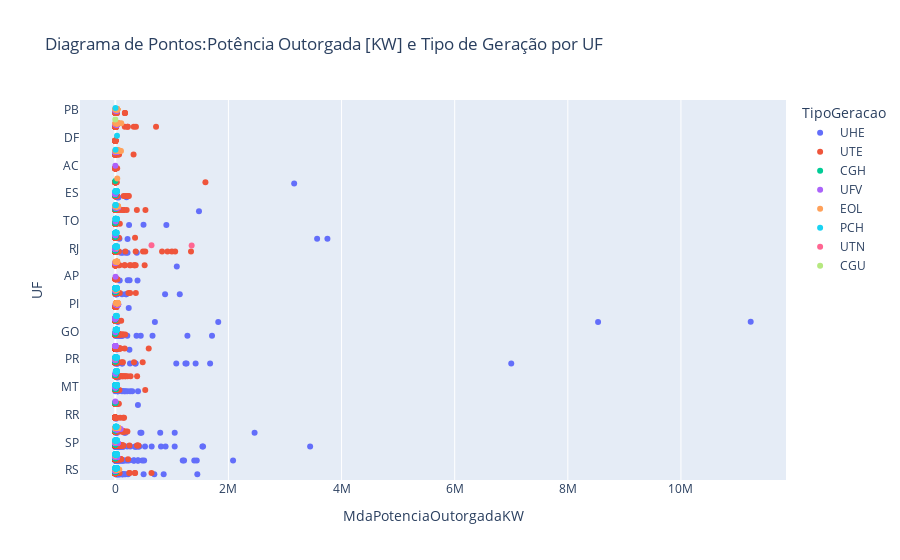

Notebook cell for this chart:
### Code cell
title_strip = "Diagrama de Pontos:Potência Outorgada [KW] e Tipo de Geração por UF"

title_strip_export = "Strip"+github

fig_Strip = px.strip(df_ger, title=title_strip, x="MdaPotenciaOutorgadaKW", y="UF", orientation="h", color="TipoGeracao")
fig_Strip.show()

plt.offline.plot(fig_Strip, filename = title_strip_export)

### Figure 1 — Plotly figure (JSON) as saved in the notebook; plotly's stock layout.template omitted (floating-point values rounded to 4 significant figures; data arrays with more than 128 entries replaced by an {"elided": "..."} marker saying what was removed)
{"data": [{"alignmentgroup": "True", "boxpoints": "all", "fillcolor": "rgba(255,255,255,0)", "hoveron": "points", "hovertemplate": "TipoGeracao=UHE<br>MdaPotenciaOutorgadaKW=%{x}<br>UF=%{y}<extra></extra>", "legendgroup": "UHE", "line": {"color": "rgba(255,255,255,0)"}, "marker": {"color": "#636efa"}, "name": "UHE", "offsetgroup": "UHE", "orientation": "h", "pointpos": 0, "showlegend": true, "type": "box", "x": {"elided": "218 int values"}, "x0": " ", "xaxis": "x", "y": {"elided": "218 str values"}, "y0": " ", "yaxis": "y"}, {"alignmentgroup": "True", "boxpoints": "all", "fillcolor": "rgba(255,255,255,0)", "hoveron": "points", "hovertemplate": "TipoGeracao=UTE<br>MdaPotenciaOutorgadaKW=%{x}<br>UF=%{y}<extra></extra>", "legendgroup": "UTE", "line": {"color": "rgba(255,255,255,0)"}, "marker": {"color": "#EF553B"}, "name": "UTE", "offsetgroup": "UTE", "orientation": "h", "pointpos": 0, "showlegend": true, "type": "box", "x": {"elided": "3100 float values"}, "x0": " ", "xaxis": "x", "y": {"elided": "3100 str values"}, "y0": " ", "yaxis": "y"}, {"alignmentgroup": "True", "boxpoints": "all", "fillcolor": "rgba(255,255,255,0)", "hoveron": "points", "hovertemplate": "TipoGeracao=CGH<br>MdaPotenciaOutorgadaKW=%{x}<br>UF=%{y}<extra></extra>", "legendgroup": "CGH", "line": {"color": "rgba(255,255,255,0)"}, "marker": {"color": "#00cc96"}, "name": "CGH", "offsetgroup": "CGH", "orientation": "h", "pointpos": 0, "showlegend": true, "type": "box", "x": {"elided": "579 float values"}, "x0": " ", "xaxis": "x", "y": {"elided": "579 str values"}, "y0": " ", "yaxis": "y"}, {"alignmentgroup": "True", "boxpoints": "all", "fillcolor": "rgba(255,255,255,0)", "hoveron": "points", "hovertemplate": "TipoGeracao=UFV<br>MdaPotenciaOutorgadaKW=%{x}<br>UF=%{y}<extra></extra>", "legendgroup": "UFV", "line": {"color": "rgba(255,255,255,0)"}, "marker": {"color": "#ab63fa"}, "name": "UFV", "offsetgroup": "UFV", "orientation": "h", "pointpos": 0, "showlegend": true, "type": "box", "x": {"elided": "5199 float values"}, "x0": " ", "xaxis": "x", "y": {"elided": "5199 str values"}, "y0": " ", "yaxis": "y"}, {"alignmentgroup": "True", "boxpoints": "all", "fillcolor": "rgba(255,255,255,0)", "hoveron": "points", "hovertemplate": "TipoGeracao=EOL<br>MdaPotenciaOutorgadaKW=%{x}<br>UF=%{y}<extra></extra>", "legendgroup": "EOL", "line": {"color": "rgba(255,255,255,0)"}, "marker": {"color": "#FFA15A"}, "name": "EOL", "offsetgroup": "EOL", "orientation": "h", "pointpos": 0, "showlegend": true, "type": "box", "x": {"elided": "808 float values"}, "x0": " ", "xaxis": "x", "y": {"elided": "808 str values"}, "y0": " ", "yaxis": "y"}, {"alignmentgroup": "True", "boxpoints": "all", "fillcolor": "rgba(255,255,255,0)", "hoveron": "points", "hovertemplate": "TipoGeracao=PCH<br>MdaPotenciaOutorgadaKW=%{x}<br>UF=%{y}<extra></extra>", "legendgroup": "PCH", "line": {"color": "rgba(255,255,255,0)"}, "marker": {"color": "#19d3f3"}, "name": "PCH", "offsetgroup": "PCH", "orientation": "h", "pointpos": 0, "showlegend": true, "type": "box", "x": {"elided": "428 float values"}, "x0": " ", "xaxis": "x", "y": {"elided": "428 str values"}, "y0": " ", "yaxis": "y"}, {"alignmentgroup": "True", "boxpoints": "all", "fillcolor": "rgba(255,255,255,0)", "hoveron": "points", "hovertemplate": "TipoGeracao=UTN<br>MdaPotenciaOutorgadaKW=%{x}<br>UF=%{y}<extra></extra>", "legendgroup": "UTN", "line": {"color": "rgba(255,255,255,0)"}, "marker": {"color": "#FF6692"}, "name": "UTN", "offsetgroup": "UTN", "orientation": "h", "pointpos": 0, "showlegend": true, "type": "box", "x": [640000, 1350000], "x0": " ", "xaxis": "x", "y": ["RJ", "RJ"], "y0": " ", "yaxis": "y"}, {"alignmentgroup": "True", "boxpoints": "all", "fillcolor": "rgba(255,255,255,0)", "hoveron": "points", "hovertemplate": "TipoGeracao=CGU<br>MdaPotenciaOutorgadaKW=%{x}<br>UF=%{y}<extra></extra>", "legendgroup": "CGU", "line": {"color": "rgba(255,255,255,0)"}, "marker": {"color": "#B6E880"}, "name": "CGU", "offsetgroup": "CGU", "orientation": "h", "pointpos": 0, "showlegend": true, "type": "box", "x": [50], "x0": " ", "xaxis": "x", "y": ["CE"], "y0": " ", "yaxis": "y"}], "layout": {"boxmode": "group", "legend": {"title": {"text": "TipoGeracao"}, "tracegroupgap": 0}, "title": {"text": "Diagrama de Pontos:Potência Outorgada [KW] e Tipo de Geração por UF"}, "xaxis": {"anchor": "y", "domain": [0, 1], "title": {"text": "MdaPotenciaOutorgadaKW"}}, "yaxis": {"anchor": "x", "domain": [0, 1], "title": {"text": "UF"}}}}
